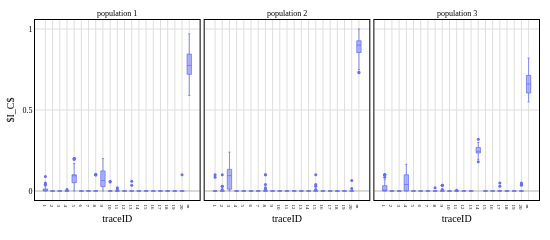
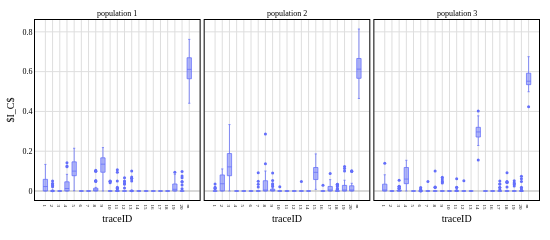
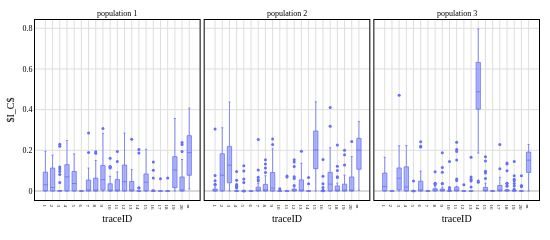
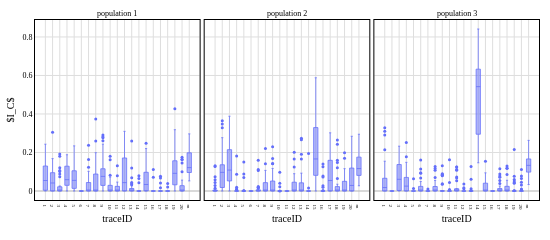

These figures' notebook cell, in order:
### Code cell
import plotly.express as px


for crossover in counting_impact['crossover'].unique():
    for mutation in counting_impact['mutation'].unique():
        #filter the current df
        current_df = counting_impact[(counting_impact['crossover'] == crossover) & (counting_impact['mutation'] == mutation)]
        current_df = current_df.drop('generation', axis=1)
        current_df = current_df.drop('crossover', axis=1)
        current_df = current_df.drop('mutation', axis=1)
        current_df = current_df.drop('run_number', axis=1)

        #rename traceID columns:
        current_df = current_df.rename(columns={col: col.replace('traceID_', '') for col in current_df.columns if 'traceID_' in col})
        #actually plot the stuff:
        fig = px.box(
            current_df,
            y=current_df.columns[:-1],
            facet_col="initial_population",
            labels={
                "value": "$I_C$",
                "variable": "traceID",
            },
            facet_col_spacing=0.01
        )
        fig.update_traces(
            line_width=.75,
            marker={'size': 3},
            width=0.6
        ) 
        fig.update_yaxes(matches='y')

        #for some dumb reason I have to set the layout manually here
        fig.update_layout(
            font={'size': footnotesize, 'family': 'Libertinus', 'color': 'black'},
            title={'font': {'size': normalsize}},
            plot_bgcolor=plotly_default.layout.plot_bgcolor,
            paper_bgcolor=plotly_default.layout.paper_bgcolor,
            legend={
                'font': {'size': footnotesize},
                'title': {'font': {'size': footnotesize}},
            },
            width=dis_wide_figure_size,
            height=150,
            #margin=dict(l=30, r=10, t=20, b=40, pad=0),
            margin=dict(l=10, r=10, t=20, b=40),
            autosize=False
        )

        fig.update_xaxes(
            title={'font': {'size': normalsize}, 'standoff': 5},
            tickfont={'size': 5},
            gridcolor=grid_color,
            linecolor=bordercolor,
            gridwidth=grid_size,
            linewidth=border_size,
            mirror=True,
            zerolinecolor=zeroline_color,
            zerolinewidth=zeroline_size,
            showline=True,
            tickmode='linear', 
            tick0=0, 
            dtick=1,
        )

        fig.update_yaxes(
            title={'font': {'size': normalsize}, 'standoff': 5},
            tickfont={'size': footnotesize},
            gridcolor=grid_color,
            linecolor=bordercolor,
            gridwidth=grid_size,
            linewidth=border_size,
            mirror=True,
            zerolinecolor=zeroline_color,
            zerolinewidth=zeroline_size,
            showline=True,
        )
        fig.update_xaxes(
            tickmode='array',
        #     #tick0=0, dtick=1,
             tickvals=current_df.columns[:-1],#list(range(1, 21)) + ["m"],
        #     tickfont=dict(size=tiny),
        showgrid=True
            ) 
        fig.for_each_annotation(lambda a: a.update( text=a.text.replace("initial_population=", "") ))
        fig.write_image(f"../figures/counting_impact_pop_{crossover}_{mutation}.pdf")
        fig.show()

### Figure 1 — Plotly figure (JSON) as saved in the notebook; plotly's stock layout.template omitted (floating-point values rounded to 4 significant figures; data arrays with more than 128 entries replaced by an {"elided": "..."} marker saying what was removed)
{"data": [{"alignmentgroup": "True", "hovertemplate": "initial_population=population 1<br>traceID=%{x}<br>$I_C$=%{y}<extra></extra>", "legendgroup": "", "line": {"width": 0.75}, "marker": {"color": "#636efa", "size": 3}, "name": "", "notched": false, "offsetgroup": "", "orientation": "v", "showlegend": false, "type": "box", "width": 0.6, "x": {"elided": "651 str values"}, "x0": " ", "xaxis": "x", "y": {"elided": "651 float values"}, "y0": " ", "yaxis": "y"}, {"alignmentgroup": "True", "hovertemplate": "initial_population=population 2<br>traceID=%{x}<br>$I_C$=%{y}<extra></extra>", "legendgroup": "", "line": {"width": 0.75}, "marker": {"color": "#636efa", "size": 3}, "name": "", "notched": false, "offsetgroup": "", "orientation": "v", "showlegend": false, "type": "box", "width": 0.6, "x": {"elided": "651 str values"}, "x0": " ", "xaxis": "x2", "y": {"elided": "651 float values"}, "y0": " ", "yaxis": "y2"}, {"alignmentgroup": "True", "hovertemplate": "initial_population=population 3<br>traceID=%{x}<br>$I_C$=%{y}<extra></extra>", "legendgroup": "", "line": {"width": 0.75}, "marker": {"color": "#636efa", "size": 3}, "name": "", "notched": false, "offsetgroup": "", "orientation": "v", "showlegend": false, "type": "box", "width": 0.6, "x": {"elided": "651 str values"}, "x0": " ", "xaxis": "x3", "y": {"elided": "651 float values"}, "y0": " ", "yaxis": "y3"}], "layout": {"annotations": [{"font": {}, "showarrow": false, "text": "population 1", "x": 0.1633, "xanchor": "center", "xref": "paper", "y": 1, "yanchor": "bottom", "yref": "paper"}, {"font": {}, "showarrow": false, "text": "population 2", "x": 0.5, "xanchor": "center", "xref": "paper", "y": 1, "yanchor": "bottom", "yref": "paper"}, {"font": {}, "showarrow": false, "text": "population 3", "x": 0.8367, "xanchor": "center", "xref": "paper", "y": 1, "yanchor": "bottom", "yref": "paper"}], "autosize": false, "boxmode": "group", "font": {"color": "black", "family": "Libertinus", "size": 8}, "height": 150, "legend": {"font": {"size": 8}, "title": {"font": {"size": 8}}, "tracegroupgap": 0}, "margin": {"b": 40, "l": 10, "r": 10, "t": 20}, "paper_bgcolor": "white", "plot_bgcolor": "white", "title": {"font": {"size": 10}}, "width": 550, "xaxis": {"anchor": "y", "domain": [0, 0.3267], "dtick": 1, "gridcolor": "#DEDEDE", "gridwidth": 1, "linecolor": "#000000", "linewidth": 1, "mirror": true, "showgrid": true, "showline": true, "tick0": 0, "tickfont": {"size": 5}, "tickmode": "array", "tickvals": ["1", "2", "3", "4", "5", "6", "7", "8", "9", "10", "11", "12", "13", "14", "15", "16", "17", "18", "19", "20", "m"], "title": {"font": {"size": 10}, "standoff": 5, "text": "traceID"}, "zerolinecolor": "#B3B3B3", "zerolinewidth": 1}, "xaxis2": {"anchor": "y2", "domain": [0.3367, 0.6633], "dtick": 1, "gridcolor": "#DEDEDE", "gridwidth": 1, "linecolor": "#000000", "linewidth": 1, "matches": "x", "mirror": true, "showgrid": true, "showline": true, "tick0": 0, "tickfont": {"size": 5}, "tickmode": "array", "tickvals": ["1", "2", "3", "4", "5", "6", "7", "8", "9", "10", "11", "12", "13", "14", "15", "16", "17", "18", "19", "20", "m"], "title": {"font": {"size": 10}, "standoff": 5, "text": "traceID"}, "zerolinecolor": "#B3B3B3", "zerolinewidth": 1}, "xaxis3": {"anchor": "y3", "domain": [0.6733, 1], "dtick": 1, "gridcolor": "#DEDEDE", "gridwidth": 1, "linecolor": "#000000", "linewidth": 1, "matches": "x", "mirror": true, "showgrid": true, "showline": true, "tick0": 0, "tickfont": {"size": 5}, "tickmode": "array", "tickvals": ["1", "2", "3", "4", "5", "6", "7", "8", "9", "10", "11", "12", "13", "14", "15", "16", "17", "18", "19", "20", "m"], "title": {"font": {"size": 10}, "standoff": 5, "text": "traceID"}, "zerolinecolor": "#B3B3B3", "zerolinewidth": 1}, "yaxis": {"anchor": "x", "domain": [0, 1], "gridcolor": "#DEDEDE", "gridwidth": 1, "linecolor": "#000000", "linewidth": 1, "matches": "y", "mirror": true, "showline": true, "tickfont": {"size": 8}, "title": {"font": {"size": 10}, "standoff": 5, "text": "$I_C$"}, "zerolinecolor": "#B3B3B3", "zerolinewidth": 1}, "yaxis2": {"anchor": "x2", "domain": [0, 1], "gridcolor": "#DEDEDE", "gridwidth": 1, "linecolor": "#000000", "linewidth": 1, "matches": "y", "mirror": true, "showline": true, "showticklabels": false, "tickfont": {"size": 8}, "title": {"font": {"size": 10}, "standoff": 5}, "zerolinecolor": "#B3B3B3", "zerolinewidth": 1}, "yaxis3": {"anchor": "x3", "domain": [0, 1], "gridcolor": "#DEDEDE", "gridwidth": 1, "linecolor": "#000000", "linewidth": 1, "matches": "y", "mirror": true, "showline": true, "showticklabels": false, "tickfont": {"size": 8}, "title": {"font": {"size": 10}, "standoff": 5}, "zerolinecolor": "#B3B3B3", "zerolinewidth": 1}}}

### Figure 2 — Plotly figure (JSON) as saved in the notebook; plotly's stock layout.template omitted (floating-point values rounded to 4 significant figures; data arrays with more than 128 entries replaced by an {"elided": "..."} marker saying what was removed)
{"data": [{"alignmentgroup": "True", "hovertemplate": "initial_population=population 1<br>traceID=%{x}<br>$I_C$=%{y}<extra></extra>", "legendgroup": "", "line": {"width": 0.75}, "marker": {"color": "#636efa", "size": 3}, "name": "", "notched": false, "offsetgroup": "", "orientation": "v", "showlegend": false, "type": "box", "width": 0.6, "x": {"elided": "651 str values"}, "x0": " ", "xaxis": "x", "y": {"elided": "651 float values"}, "y0": " ", "yaxis": "y"}, {"alignmentgroup": "True", "hovertemplate": "initial_population=population 2<br>traceID=%{x}<br>$I_C$=%{y}<extra></extra>", "legendgroup": "", "line": {"width": 0.75}, "marker": {"color": "#636efa", "size": 3}, "name": "", "notched": false, "offsetgroup": "", "orientation": "v", "showlegend": false, "type": "box", "width": 0.6, "x": {"elided": "651 str values"}, "x0": " ", "xaxis": "x2", "y": {"elided": "651 float values"}, "y0": " ", "yaxis": "y2"}, {"alignmentgroup": "True", "hovertemplate": "initial_population=population 3<br>traceID=%{x}<br>$I_C$=%{y}<extra></extra>", "legendgroup": "", "line": {"width": 0.75}, "marker": {"color": "#636efa", "size": 3}, "name": "", "notched": false, "offsetgroup": "", "orientation": "v", "showlegend": false, "type": "box", "width": 0.6, "x": {"elided": "651 str values"}, "x0": " ", "xaxis": "x3", "y": {"elided": "651 float values"}, "y0": " ", "yaxis": "y3"}], "layout": {"annotations": [{"font": {}, "showarrow": false, "text": "population 1", "x": 0.1633, "xanchor": "center", "xref": "paper", "y": 1, "yanchor": "bottom", "yref": "paper"}, {"font": {}, "showarrow": false, "text": "population 2", "x": 0.5, "xanchor": "center", "xref": "paper", "y": 1, "yanchor": "bottom", "yref": "paper"}, {"font": {}, "showarrow": false, "text": "population 3", "x": 0.8367, "xanchor": "center", "xref": "paper", "y": 1, "yanchor": "bottom", "yref": "paper"}], "autosize": false, "boxmode": "group", "font": {"color": "black", "family": "Libertinus", "size": 8}, "height": 150, "legend": {"font": {"size": 8}, "title": {"font": {"size": 8}}, "tracegroupgap": 0}, "margin": {"b": 40, "l": 10, "r": 10, "t": 20}, "paper_bgcolor": "white", "plot_bgcolor": "white", "title": {"font": {"size": 10}}, "width": 550, "xaxis": {"anchor": "y", "domain": [0, 0.3267], "dtick": 1, "gridcolor": "#DEDEDE", "gridwidth": 1, "linecolor": "#000000", "linewidth": 1, "mirror": true, "showgrid": true, "showline": true, "tick0": 0, "tickfont": {"size": 5}, "tickmode": "array", "tickvals": ["1", "2", "3", "4", "5", "6", "7", "8", "9", "10", "11", "12", "13", "14", "15", "16", "17", "18", "19", "20", "m"], "title": {"font": {"size": 10}, "standoff": 5, "text": "traceID"}, "zerolinecolor": "#B3B3B3", "zerolinewidth": 1}, "xaxis2": {"anchor": "y2", "domain": [0.3367, 0.6633], "dtick": 1, "gridcolor": "#DEDEDE", "gridwidth": 1, "linecolor": "#000000", "linewidth": 1, "matches": "x", "mirror": true, "showgrid": true, "showline": true, "tick0": 0, "tickfont": {"size": 5}, "tickmode": "array", "tickvals": ["1", "2", "3", "4", "5", "6", "7", "8", "9", "10", "11", "12", "13", "14", "15", "16", "17", "18", "19", "20", "m"], "title": {"font": {"size": 10}, "standoff": 5, "text": "traceID"}, "zerolinecolor": "#B3B3B3", "zerolinewidth": 1}, "xaxis3": {"anchor": "y3", "domain": [0.6733, 1], "dtick": 1, "gridcolor": "#DEDEDE", "gridwidth": 1, "linecolor": "#000000", "linewidth": 1, "matches": "x", "mirror": true, "showgrid": true, "showline": true, "tick0": 0, "tickfont": {"size": 5}, "tickmode": "array", "tickvals": ["1", "2", "3", "4", "5", "6", "7", "8", "9", "10", "11", "12", "13", "14", "15", "16", "17", "18", "19", "20", "m"], "title": {"font": {"size": 10}, "standoff": 5, "text": "traceID"}, "zerolinecolor": "#B3B3B3", "zerolinewidth": 1}, "yaxis": {"anchor": "x", "domain": [0, 1], "gridcolor": "#DEDEDE", "gridwidth": 1, "linecolor": "#000000", "linewidth": 1, "matches": "y", "mirror": true, "showline": true, "tickfont": {"size": 8}, "title": {"font": {"size": 10}, "standoff": 5, "text": "$I_C$"}, "zerolinecolor": "#B3B3B3", "zerolinewidth": 1}, "yaxis2": {"anchor": "x2", "domain": [0, 1], "gridcolor": "#DEDEDE", "gridwidth": 1, "linecolor": "#000000", "linewidth": 1, "matches": "y", "mirror": true, "showline": true, "showticklabels": false, "tickfont": {"size": 8}, "title": {"font": {"size": 10}, "standoff": 5}, "zerolinecolor": "#B3B3B3", "zerolinewidth": 1}, "yaxis3": {"anchor": "x3", "domain": [0, 1], "gridcolor": "#DEDEDE", "gridwidth": 1, "linecolor": "#000000", "linewidth": 1, "matches": "y", "mirror": true, "showline": true, "showticklabels": false, "tickfont": {"size": 8}, "title": {"font": {"size": 10}, "standoff": 5}, "zerolinecolor": "#B3B3B3", "zerolinewidth": 1}}}

### Figure 3 — Plotly figure (JSON) as saved in the notebook; plotly's stock layout.template omitted (floating-point values rounded to 4 significant figures; data arrays with more than 128 entries replaced by an {"elided": "..."} marker saying what was removed)
{"data": [{"alignmentgroup": "True", "hovertemplate": "initial_population=population 1<br>traceID=%{x}<br>$I_C$=%{y}<extra></extra>", "legendgroup": "", "line": {"width": 0.75}, "marker": {"color": "#636efa", "size": 3}, "name": "", "notched": false, "offsetgroup": "", "orientation": "v", "showlegend": false, "type": "box", "width": 0.6, "x": {"elided": "651 str values"}, "x0": " ", "xaxis": "x", "y": {"elided": "651 float values"}, "y0": " ", "yaxis": "y"}, {"alignmentgroup": "True", "hovertemplate": "initial_population=population 2<br>traceID=%{x}<br>$I_C$=%{y}<extra></extra>", "legendgroup": "", "line": {"width": 0.75}, "marker": {"color": "#636efa", "size": 3}, "name": "", "notched": false, "offsetgroup": "", "orientation": "v", "showlegend": false, "type": "box", "width": 0.6, "x": {"elided": "651 str values"}, "x0": " ", "xaxis": "x2", "y": {"elided": "651 float values"}, "y0": " ", "yaxis": "y2"}, {"alignmentgroup": "True", "hovertemplate": "initial_population=population 3<br>traceID=%{x}<br>$I_C$=%{y}<extra></extra>", "legendgroup": "", "line": {"width": 0.75}, "marker": {"color": "#636efa", "size": 3}, "name": "", "notched": false, "offsetgroup": "", "orientation": "v", "showlegend": false, "type": "box", "width": 0.6, "x": {"elided": "651 str values"}, "x0": " ", "xaxis": "x3", "y": {"elided": "651 float values"}, "y0": " ", "yaxis": "y3"}], "layout": {"annotations": [{"font": {}, "showarrow": false, "text": "population 1", "x": 0.1633, "xanchor": "center", "xref": "paper", "y": 1, "yanchor": "bottom", "yref": "paper"}, {"font": {}, "showarrow": false, "text": "population 2", "x": 0.5, "xanchor": "center", "xref": "paper", "y": 1, "yanchor": "bottom", "yref": "paper"}, {"font": {}, "showarrow": false, "text": "population 3", "x": 0.8367, "xanchor": "center", "xref": "paper", "y": 1, "yanchor": "bottom", "yref": "paper"}], "autosize": false, "boxmode": "group", "font": {"color": "black", "family": "Libertinus", "size": 8}, "height": 150, "legend": {"font": {"size": 8}, "title": {"font": {"size": 8}}, "tracegroupgap": 0}, "margin": {"b": 40, "l": 10, "r": 10, "t": 20}, "paper_bgcolor": "white", "plot_bgcolor": "white", "title": {"font": {"size": 10}}, "width": 550, "xaxis": {"anchor": "y", "domain": [0, 0.3267], "dtick": 1, "gridcolor": "#DEDEDE", "gridwidth": 1, "linecolor": "#000000", "linewidth": 1, "mirror": true, "showgrid": true, "showline": true, "tick0": 0, "tickfont": {"size": 5}, "tickmode": "array", "tickvals": ["1", "2", "3", "4", "5", "6", "7", "8", "9", "10", "11", "12", "13", "14", "15", "16", "17", "18", "19", "20", "m"], "title": {"font": {"size": 10}, "standoff": 5, "text": "traceID"}, "zerolinecolor": "#B3B3B3", "zerolinewidth": 1}, "xaxis2": {"anchor": "y2", "domain": [0.3367, 0.6633], "dtick": 1, "gridcolor": "#DEDEDE", "gridwidth": 1, "linecolor": "#000000", "linewidth": 1, "matches": "x", "mirror": true, "showgrid": true, "showline": true, "tick0": 0, "tickfont": {"size": 5}, "tickmode": "array", "tickvals": ["1", "2", "3", "4", "5", "6", "7", "8", "9", "10", "11", "12", "13", "14", "15", "16", "17", "18", "19", "20", "m"], "title": {"font": {"size": 10}, "standoff": 5, "text": "traceID"}, "zerolinecolor": "#B3B3B3", "zerolinewidth": 1}, "xaxis3": {"anchor": "y3", "domain": [0.6733, 1], "dtick": 1, "gridcolor": "#DEDEDE", "gridwidth": 1, "linecolor": "#000000", "linewidth": 1, "matches": "x", "mirror": true, "showgrid": true, "showline": true, "tick0": 0, "tickfont": {"size": 5}, "tickmode": "array", "tickvals": ["1", "2", "3", "4", "5", "6", "7", "8", "9", "10", "11", "12", "13", "14", "15", "16", "17", "18", "19", "20", "m"], "title": {"font": {"size": 10}, "standoff": 5, "text": "traceID"}, "zerolinecolor": "#B3B3B3", "zerolinewidth": 1}, "yaxis": {"anchor": "x", "domain": [0, 1], "gridcolor": "#DEDEDE", "gridwidth": 1, "linecolor": "#000000", "linewidth": 1, "matches": "y", "mirror": true, "showline": true, "tickfont": {"size": 8}, "title": {"font": {"size": 10}, "standoff": 5, "text": "$I_C$"}, "zerolinecolor": "#B3B3B3", "zerolinewidth": 1}, "yaxis2": {"anchor": "x2", "domain": [0, 1], "gridcolor": "#DEDEDE", "gridwidth": 1, "linecolor": "#000000", "linewidth": 1, "matches": "y", "mirror": true, "showline": true, "showticklabels": false, "tickfont": {"size": 8}, "title": {"font": {"size": 10}, "standoff": 5}, "zerolinecolor": "#B3B3B3", "zerolinewidth": 1}, "yaxis3": {"anchor": "x3", "domain": [0, 1], "gridcolor": "#DEDEDE", "gridwidth": 1, "linecolor": "#000000", "linewidth": 1, "matches": "y", "mirror": true, "showline": true, "showticklabels": false, "tickfont": {"size": 8}, "title": {"font": {"size": 10}, "standoff": 5}, "zerolinecolor": "#B3B3B3", "zerolinewidth": 1}}}

### Figure 4 — Plotly figure (JSON) as saved in the notebook; plotly's stock layout.template omitted (floating-point values rounded to 4 significant figures; data arrays with more than 128 entries replaced by an {"elided": "..."} marker saying what was removed)
{"data": [{"alignmentgroup": "True", "hovertemplate": "initial_population=population 1<br>traceID=%{x}<br>$I_C$=%{y}<extra></extra>", "legendgroup": "", "line": {"width": 0.75}, "marker": {"color": "#636efa", "size": 3}, "name": "", "notched": false, "offsetgroup": "", "orientation": "v", "showlegend": false, "type": "box", "width": 0.6, "x": {"elided": "651 str values"}, "x0": " ", "xaxis": "x", "y": {"elided": "651 float values"}, "y0": " ", "yaxis": "y"}, {"alignmentgroup": "True", "hovertemplate": "initial_population=population 2<br>traceID=%{x}<br>$I_C$=%{y}<extra></extra>", "legendgroup": "", "line": {"width": 0.75}, "marker": {"color": "#636efa", "size": 3}, "name": "", "notched": false, "offsetgroup": "", "orientation": "v", "showlegend": false, "type": "box", "width": 0.6, "x": {"elided": "651 str values"}, "x0": " ", "xaxis": "x2", "y": {"elided": "651 float values"}, "y0": " ", "yaxis": "y2"}, {"alignmentgroup": "True", "hovertemplate": "initial_population=population 3<br>traceID=%{x}<br>$I_C$=%{y}<extra></extra>", "legendgroup": "", "line": {"width": 0.75}, "marker": {"color": "#636efa", "size": 3}, "name": "", "notched": false, "offsetgroup": "", "orientation": "v", "showlegend": false, "type": "box", "width": 0.6, "x": {"elided": "651 str values"}, "x0": " ", "xaxis": "x3", "y": {"elided": "651 float values"}, "y0": " ", "yaxis": "y3"}], "layout": {"annotations": [{"font": {}, "showarrow": false, "text": "population 1", "x": 0.1633, "xanchor": "center", "xref": "paper", "y": 1, "yanchor": "bottom", "yref": "paper"}, {"font": {}, "showarrow": false, "text": "population 2", "x": 0.5, "xanchor": "center", "xref": "paper", "y": 1, "yanchor": "bottom", "yref": "paper"}, {"font": {}, "showarrow": false, "text": "population 3", "x": 0.8367, "xanchor": "center", "xref": "paper", "y": 1, "yanchor": "bottom", "yref": "paper"}], "autosize": false, "boxmode": "group", "font": {"color": "black", "family": "Libertinus", "size": 8}, "height": 150, "legend": {"font": {"size": 8}, "title": {"font": {"size": 8}}, "tracegroupgap": 0}, "margin": {"b": 40, "l": 10, "r": 10, "t": 20}, "paper_bgcolor": "white", "plot_bgcolor": "white", "title": {"font": {"size": 10}}, "width": 550, "xaxis": {"anchor": "y", "domain": [0, 0.3267], "dtick": 1, "gridcolor": "#DEDEDE", "gridwidth": 1, "linecolor": "#000000", "linewidth": 1, "mirror": true, "showgrid": true, "showline": true, "tick0": 0, "tickfont": {"size": 5}, "tickmode": "array", "tickvals": ["1", "2", "3", "4", "5", "6", "7", "8", "9", "10", "11", "12", "13", "14", "15", "16", "17", "18", "19", "20", "m"], "title": {"font": {"size": 10}, "standoff": 5, "text": "traceID"}, "zerolinecolor": "#B3B3B3", "zerolinewidth": 1}, "xaxis2": {"anchor": "y2", "domain": [0.3367, 0.6633], "dtick": 1, "gridcolor": "#DEDEDE", "gridwidth": 1, "linecolor": "#000000", "linewidth": 1, "matches": "x", "mirror": true, "showgrid": true, "showline": true, "tick0": 0, "tickfont": {"size": 5}, "tickmode": "array", "tickvals": ["1", "2", "3", "4", "5", "6", "7", "8", "9", "10", "11", "12", "13", "14", "15", "16", "17", "18", "19", "20", "m"], "title": {"font": {"size": 10}, "standoff": 5, "text": "traceID"}, "zerolinecolor": "#B3B3B3", "zerolinewidth": 1}, "xaxis3": {"anchor": "y3", "domain": [0.6733, 1], "dtick": 1, "gridcolor": "#DEDEDE", "gridwidth": 1, "linecolor": "#000000", "linewidth": 1, "matches": "x", "mirror": true, "showgrid": true, "showline": true, "tick0": 0, "tickfont": {"size": 5}, "tickmode": "array", "tickvals": ["1", "2", "3", "4", "5", "6", "7", "8", "9", "10", "11", "12", "13", "14", "15", "16", "17", "18", "19", "20", "m"], "title": {"font": {"size": 10}, "standoff": 5, "text": "traceID"}, "zerolinecolor": "#B3B3B3", "zerolinewidth": 1}, "yaxis": {"anchor": "x", "domain": [0, 1], "gridcolor": "#DEDEDE", "gridwidth": 1, "linecolor": "#000000", "linewidth": 1, "matches": "y", "mirror": true, "showline": true, "tickfont": {"size": 8}, "title": {"font": {"size": 10}, "standoff": 5, "text": "$I_C$"}, "zerolinecolor": "#B3B3B3", "zerolinewidth": 1}, "yaxis2": {"anchor": "x2", "domain": [0, 1], "gridcolor": "#DEDEDE", "gridwidth": 1, "linecolor": "#000000", "linewidth": 1, "matches": "y", "mirror": true, "showline": true, "showticklabels": false, "tickfont": {"size": 8}, "title": {"font": {"size": 10}, "standoff": 5}, "zerolinecolor": "#B3B3B3", "zerolinewidth": 1}, "yaxis3": {"anchor": "x3", "domain": [0, 1], "gridcolor": "#DEDEDE", "gridwidth": 1, "linecolor": "#000000", "linewidth": 1, "matches": "y", "mirror": true, "showline": true, "showticklabels": false, "tickfont": {"size": 8}, "title": {"font": {"size": 10}, "standoff": 5}, "zerolinecolor": "#B3B3B3", "zerolinewidth": 1}}}
